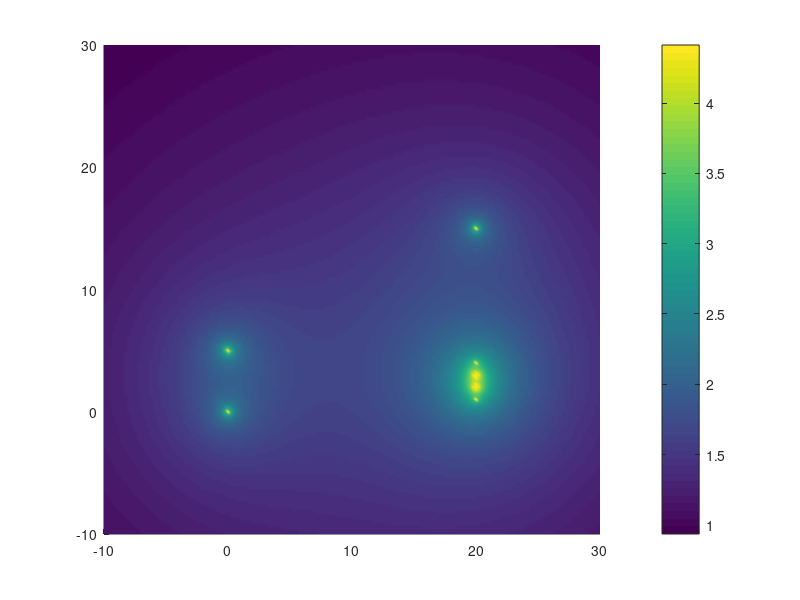

The MATLAB script that drew this image:
% This method uses a damped gravitational field to determine the
% indirect residual. It relies on an efficiently calculated steady state
% solution. 

xl = -10;
xu = 30;
yl = -10;
yu = 30;

potentialSolutions = [[0;0], [20;4], [20;1], [20;2], [20;3], [20;15], [0;5]];
error = [0.1, 1, 1, 0.01, 0.01, 0.1, 0.001];
mass = exp(-error);

pointArray = [];
magArray = [];

% generate force field vectors
resolution = 4;

for x = (xl:(1/resolution):xu)
    for y = (yl:(1/resolution):yu)
        % create the force
        forceMag = 0;
        for index = (1:length(potentialSolutions))
            tmp = (mass(index) / sqrt(norm(potentialSolutions(1:2, index) - [x;y])));
            forceMag = forceMag + norm(tmp);
        end
        pointArray = [pointArray, [x;y]];
        magArray = [magArray, forceMag];
    end
end


%scatter(potentialSolutions(1, :), potentialSolutions(2, :), 100 * mass, 'o')
xlim([xl, xu])
ylim([xl, xu])
hold on
length(magArray)
pcolor(reshape(pointArray(1, :),[(resolution*(xu-xl) + 1), (resolution*(yu-yl) + 1)]), reshape(pointArray(2, :),[(resolution*(xu-xl) + 1), (resolution*(yu-yl) + 1)]), reshape(magArray,[(resolution*(xu-xl) + 1), (resolution*(yu-yl) + 1)]));
shading interp
colorbar
